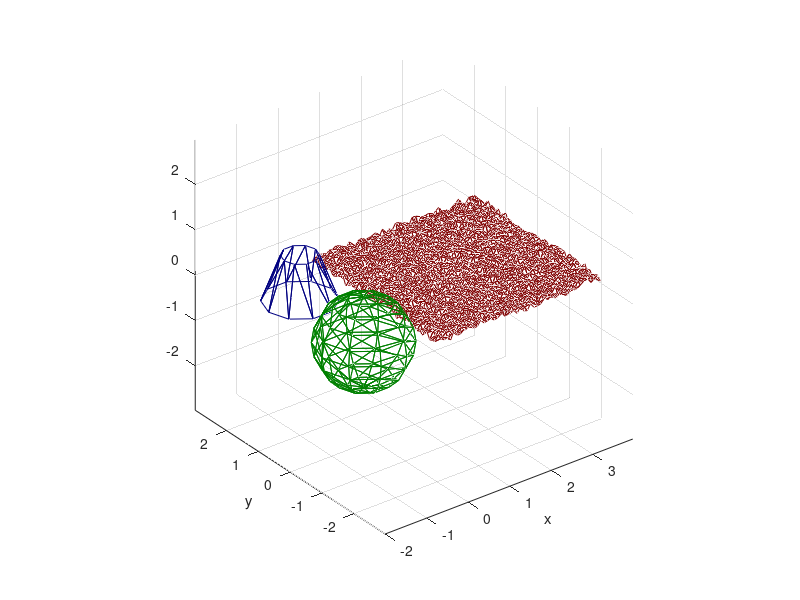

Here is the MATLAB script that generated this plot: (Note: this script raises an error after producing the figure.)
% *************************************************************************
% * Copyright 2019 Sebastian Merzbach
% *
% * authors:
% *  - Sebastian Merzbach <smerzbach@gmail.com>
% *
% * file creation date: 2019-03-04
% *
% * This file is part of smml.
% *
% * smml is free software: you can redistribute it and/or modify it under
% * the terms of the GNU Lesser General Public License as published by the
% * Free Software Foundation, either version 3 of the License, or (at your
% * option) any later version.
% *
% * smml is distributed in the hope that it will be useful, but WITHOUT
% * ANY WARRANTY; without even the implied warranty of MERCHANTABILITY or
% * FITNESS FOR A PARTICULAR PURPOSE.  See the GNU Lesser General Public
% * License for more details.
% *
% * You should have received a copy of the GNU Lesser General Public
% * License along with smml.  If not, see <http://www.gnu.org/licenses/>.
% *
% *************************************************************************
%
% Script for testing ray triangle intersections with embree_intersect().

%% create a simple scene out of 3 meshes
% generate first mesh
w = 50;
h = 50;
[y0, x0] = ndgrid(4 * ((0.5 : h - 0.5) - h / 2) / h, 4 * ((0.5 : w - 0.5) - w / 2) / w);
z0 = 0.2 * rand(size(y0));
x0 = x0 + 2.0;
V0 = [x0(:), y0(:), z0(:)];

faces1 = reshape(1 : h * w, h, w);
faces1 = cat(3, faces1, faces1([2 : end, 1], :), faces1(:, [2 : end, 1]), ...
faces1([2 : end, 1], :), faces1([2 : end, 1], [2 : end, 1]), faces1(:, [2 : end, 1]));
faces1 = faces1(1 : end - 1, 1 : end - 1, :);
faces1 = reshape(permute(faces1, [3, 1, 2]), 3, [])';

% generate second mesh
n = 11;
[x1, y1, z1] = sphere(n - 1);
x1 = x1 - 1;
y1 = y1 - 1;
V1 = [x1(:), y1(:), z1(:)];

faces2 = reshape(1 : n * n, n, n);
faces2 = cat(3, faces2, faces2([2 : end, 1], :), faces2(:, [2 : end, 1]), ...
faces2([2 : end, 1], :), faces2([2 : end, 1], [2 : end, 1]), faces2(:, [2 : end, 1]));
faces2 = faces2(1 : end - 1, 1 : end - 1, :);
faces2 = reshape(permute(faces2, [3, 1, 2]), 3, [])';

% generate third mesh
n = 11;
r = 0.75;
[x2, y2, z2] = cylinder([r, 0.5 * r], n - 1);
x2 = x2 - 1;
y2 = y2 + 1.0;
V2 = [x2(:), y2(:), z2(:)];

faces3 = reshape(1 : 2 * n, 2, n);
faces3 = cat(3, faces3, faces3([2 : end, 1], :), faces3(:, [2 : end, 1]), ...
faces3([2 : end, 1], :), faces3([2 : end, 1], [2 : end, 1]), faces3(:, [2 : end, 1]));
faces3 = faces3(1 : end - 1, 1 : end - 1, :);
faces3 = reshape(permute(faces3, [3, 1, 2]), 3, [])';

% visualize meshes
figure;
trimesh(faces1, x0(:), y0(:), z0(:), 'EdgeColor', 0.5 * [1, 0, 0], 'FaceColor', 'none');
axis equal;
hold on;
trimesh(faces2, x1(:), y1(:), z1(:), 'EdgeColor', 0.5 * [0, 1, 0], 'FaceColor', 'none');
trimesh(faces3, x2(:), y2(:), z2(:), 'EdgeColor', 0.5 * [0, 0, 1], 'FaceColor', 'none');
xlabel x;
ylabel y;

%% move camera around scene
nn = 10;
cam_thetas = col(linspace(10, 70, nn));
cam_poss = [repmat(0.5, nn, 1), -5 * sind(cam_thetas), 5 * cosd(cam_thetas)];

embree_intersect('vertices', {single(V0); single(V1); single(V2)}, ...
    'faces', {int32(faces1 - 1); int32(faces2 - 1); int32(faces3 - 1)});
intersections = cell(nn, 1);
for ii = 1 : nn
    cam_fov = deg2rad(60);
    cam_focal_length = 1;
    cam_pos = cam_poss(ii, :);
    cam_look_at = [0, 0, 0];
    cam_forward = utils.normalize(cam_look_at - cam_pos);
    cam_up = utils.normalize(cross(cam_forward, [-1, 0, 0]));
    cam_side = utils.normalize(cross(cam_forward, cam_up));
    cam_mat_to_world = [cam_side; cam_up; cam_forward]';
    res_x = 1000;
    res_y = 750;
    aspect = res_x / res_y;

    cam_right = tan(cam_fov / 2) * cam_focal_length;
    cam_left = -cam_right;
    cam_top = cam_right / aspect;
    cam_bottom = -cam_top;

    cam_points_x = linspace(cam_left, cam_right, res_x);
    cam_points_y = linspace(cam_top, cam_bottom, res_y);
    [cam_points_y, cam_points_x] = ndgrid(cam_points_y, cam_points_x);
    cam_points_z = repmat(cam_focal_length, res_y, res_x); %#ok<REPMAT>
    cam_points = [cam_points_x(:), cam_points_y(:), cam_points_z(:)];
    cam_points_world = cam_points * cam_mat_to_world + cam_pos;
    cam_dirs_world = utils.normalize(cam_points_world - cam_pos);
    
    if ii == 1
        scatter3(cam_poss(:, 1), cam_poss(:, 2), cam_poss(:, 3), 100, 'o', 'filled');
        quiver3(cam_poss(1, 1), cam_poss(1, 2), cam_poss(1, 3), ...
            cam_side(1), cam_side(2), cam_side(3), 0, 'Color', 'red');
        quiver3(cam_poss(1, 1), cam_poss(1, 2), cam_poss(1, 3), ...
            cam_up(1), cam_up(2), cam_up(3), 0, 'Color', 'green');
        quiver3(cam_poss(1, 1), cam_poss(1, 2), cam_poss(1, 3), ...
            cam_forward(1), cam_forward(2), cam_forward(3), 0, 'blue');
        quiver3(repmat(cam_poss(1, 1), res_x, 1), ...
            repmat(cam_poss(1, 2), res_x, 1), ...
            repmat(cam_poss(1, 3), res_x, 1), ...
            cam_dirs_world(1 : res_y : end, 1), ...
            cam_dirs_world(1 : res_y : end, 2), ...
            cam_dirs_world(1 : res_y : end, 3), 0);
        quiver3(repmat(cam_poss(1, 1), res_x, 1), ...
            repmat(cam_poss(1, 2), res_x, 1), ...
            repmat(cam_poss(1, 3), res_x, 1), ...
            cam_dirs_world(res_y : res_y : end, 1), ...
            cam_dirs_world(res_y : res_y : end, 2), ...
            cam_dirs_world(res_y : res_y : end, 3), 0);
        quiver3(repmat(cam_poss(1, 1), res_y, 1), ...
            repmat(cam_poss(1, 2), res_y, 1), ...
            repmat(cam_poss(1, 3), res_y, 1), ...
            cam_dirs_world(1 : res_y, 1), ...
            cam_dirs_world(1 : res_y, 2), ...
            cam_dirs_world(1 : res_y, 3), 0);
        quiver3(repmat(cam_poss(1, 1), res_y, 1), ...
            repmat(cam_poss(1, 2), res_y, 1), ...
            repmat(cam_poss(1, 3), res_y, 1), ...
            cam_dirs_world(end - res_y + 1 : end, 1), ...
            cam_dirs_world(end - res_y + 1 : end, 2), ...
            cam_dirs_world(end - res_y + 1 : end, 3), 0);
        drawnow;
    end

    % raytracing
    ray_origins = repmat(cam_pos, res_x * res_y, 1);
    ray_dirs = utils.normalize(cam_dirs_world);

    intersections{ii} = embree_intersect('ray_origins', single(ray_origins), ...
        'ray_dirs', single(ray_dirs), ...
        'compute_points', true);
    disp(ii);
end
ts = cfun(@(is) reshape(is.t(:), res_y, res_x), intersections);
us = cfun(@(is) reshape(is.u(:), res_y, res_x), intersections);
vs = cfun(@(is) reshape(is.v(:), res_y, res_x), intersections);
pids = cfun(@(is) reshape(is.primitives(:), res_y, res_x), intersections);
tids = cfun(@(is) reshape(is.triangles(:), res_y, res_x), intersections);
points = cfun(@(is) reshape(is.points, res_y, res_x, 3), intersections);
normals = cfun(@(is) reshape(is.normals, res_y, res_x, 3), intersections);
sv([points, normals, ts, us, vs, pids, tids]);
